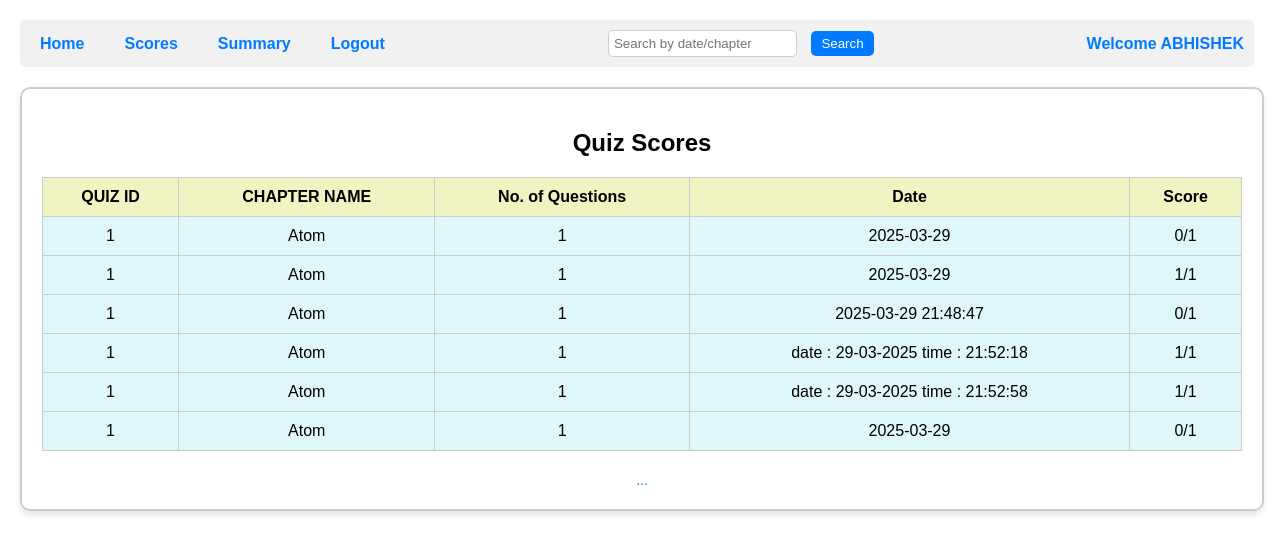
The page /score/1 on the database as committed earlier.
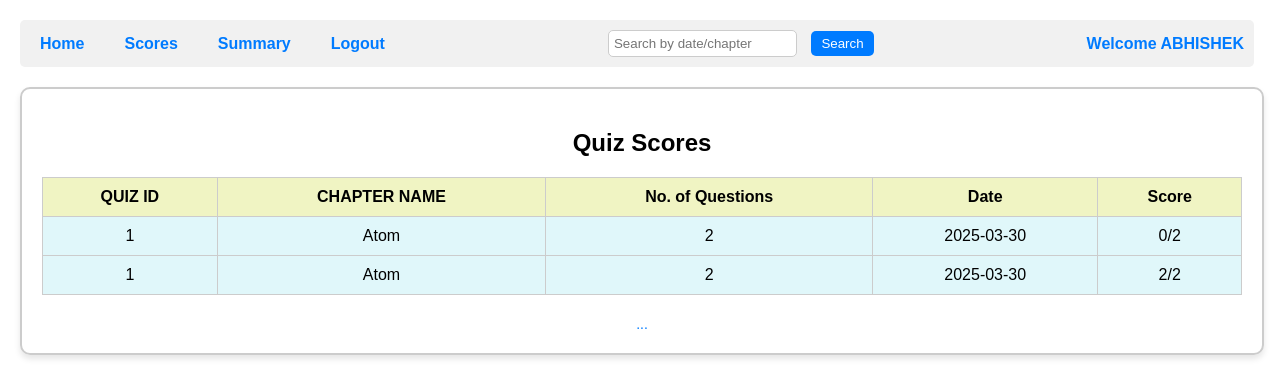
The same page on the database as committed later.
### backend/models.py (models this page shows)
class Admin_User_Details(db.Model):
    __tablename__ = 'admin_user_details'
    id=db.Column(db.Integer, primary_key=True,autoincrement=True)#Ensures that the ID column automatically increments for each new row inserted into the table.It applies only to integer primary keys.The database automatically assigns a new unique ID starting from 1 and increases by 1 for each new entry.
    email_username = db.Column(db.String(120), nullable=False, unique=True)
    password = db.Column(db.String(120), nullable=False)#not neccessary to be unique# here string(120) means 120 characters
    Full_name = db.Column(db.String(80), nullable=False)#not neccessary to be unique
    qualification=db.Column(db.String(80), nullable=False)#not neccessary to be unique
    date_of_birth=db.Column(db.String(80), nullable=False)#not neccessary to be unique
    role = db.Column(db.Integer, nullable=False, default=1)#remember this only the first user with register through this register form,admins will have to register in db browser manually or using insert command of sql
    scores_of_a_userid = db.relationship('Scores', cascade='all, delete', backref='admin_user_details', lazy=True)#name of the backrefrence is scores_of_a_userid#we say this is linked to the scores table#cascade means if a id gets deleted here delete all the data of scores linked to that id#backref=admin_user_details means the current table or the table to which it is backrefrencing#loading style is lazy()

class Scores(db.Model):
    __tablename__ = 'scores'
    score_id=db.Column(db.Integer, primary_key=True,autoincrement=True)#iska student id se kuch lena dena nahi hai
    quiz_id=db.Column(db.Integer, nullable=False)
    user_id=db.Column(db.Integer, db.ForeignKey('admin_user_details.id'), nullable=False)
    score=db.Column(db.Integer, nullable=False)
    chapter_name=db.Column(db.String(80) , nullable=False)
    date=db.Column(db.String(80), nullable=False)  # Auto-save current date
    no_of_questions=db.Column(db.Integer, nullable=False)

### backend/controllers.py (the view)
@app.route("/score/<int:user_id>")
def score(user_id):
    user=Admin_User_Details.query.filter_by(id=user_id).first().Full_name
    scores=Scores.query.filter_by(user_id=user_id).all()
    return render_template("2_score.html",user=user,scores=scores,user_id=user_id)

### templates/2_score.html (shortened to what this page needs)
<!DOCTYPE html>
<html lang="en">
<head>
    <link rel="stylesheet" href="/static/css/2_score.css">
</head>
<body>
    <div class="header">
            <div>
                <a href="/user_home/{{user_id}}">Home</a>
                <a href="/score/{{user_id}}">Scores</a>
                <a href="/user_summary/{{user_id}}">Summary</a>
                <a href="/">Logout</a>
            </div>
            <div class="search">
                <form action="/search_user_score/{{user_id}}" method="post">
                    <input type="text" placeholder="Search by date/chapter" name="search">
                    <button type="submit">Search</button>
                </form>
            </div>
            <span class="welcome">Welcome {{user}}</span>
    </div>
    <div class="scores-container">
        <h2>Quiz Scores</h2>
        <table>
            <thead>
                <tr>
                    <th>QUIZ ID</th>
                    <th>CHAPTER NAME</th>
                    <th>No. of Questions</th>
                    <th>Date</th>
                    <th>Score</th>
                </tr>
            </thead>
            <tbody>
                {%if scores%}
                {%for scores in scores%}
                <tr>
                    <td>{{scores.quiz_id}}</td>
                    <td>{{scores.chapter_name}}</td>
                    <td>{{scores.no_of_questions}}</td>
                    <td>{{scores.date}}</td>
                    <td>{{scores.score}}/{{scores.no_of_questions}}</td>
                </tr>
                {%endfor%}
                {%else%}
                <tr>
                    <td colspan="5">No scores found</td>
                </tr>
                {%endif%}
            </tbody>
        </table>
        <div class="pagination">
            <span>...</span>
        </div>
    </div>
</body>
</html>

### static/css/2_score.css (style rules this page uses)
body { font-family: Arial, sans-serif; margin: 20px; padding: 0; }
.scores-container { width: 1200px; margin: 0 auto; border: 2px solid #ccc; border-radius: 10px; padding: 20px; text-align: center; box-shadow: 0 4px 6px rgba(0, 0, 0, 0.1); }
.header { display: flex; justify-content: space-between; align-items: center; padding: 10px; background-color: #f1f1f1; border-radius: 5px; margin-bottom: 20px; }
.header div { display: flex; gap: 20px; }
.header a { margin: 0 10px; text-decoration: none; color: #007bff; font-weight: bold; }
.search { display: flex; align-items: center; }
.search input { padding: 5px; border: 1px solid #ccc; border-radius: 5px; margin-right: 10px; }
.search button { padding: 5px 10px; border: none; border-radius: 5px; background-color: #007bff; color: white; cursor: pointer; }
table { width: 100%; border-collapse: collapse; margin-top: 20px; }
table th, table td { border: 1px solid #ccc; padding: 10px; text-align: center; }
table th { background-color: #f0f4c3; }
table td { background-color: #e0f7fa; }
.welcome { color: #007bff; font-weight: bold; }
.pagination { margin-top: 20px; text-align: center; }
.pagination span { font-size: 14px; color: #007bff; }

Rows that differ between the two databases and show on the page:
no longer on this page (row edited): Scores: quiz_id "1", chapter_name "Atom", no_of_questions "1", date "2025-03-29 21:48:47", score "0"
removed Scores: quiz_id "1", chapter_name "Atom", no_of_questions "1", date "date : 29-03-2025 time : 21:52:18", score "1"
removed Scores: quiz_id "1", chapter_name "Atom", no_of_questions "1", date "date : 29-03-2025 time : 21:52:58", score "1"
removed Scores: quiz_id "1", chapter_name "Atom", no_of_questions "1", date "2025-03-29", score "0"
changed Scores (number 1 of 2 on the later page): no_of_questions "1" → "2"; date "2025-03-29" → "2025-03-30"
changed Scores (number 2 of 2 on the later page): no_of_questions "1" → "2"; date "2025-03-29" → "2025-03-30"; score "1" → "2"
